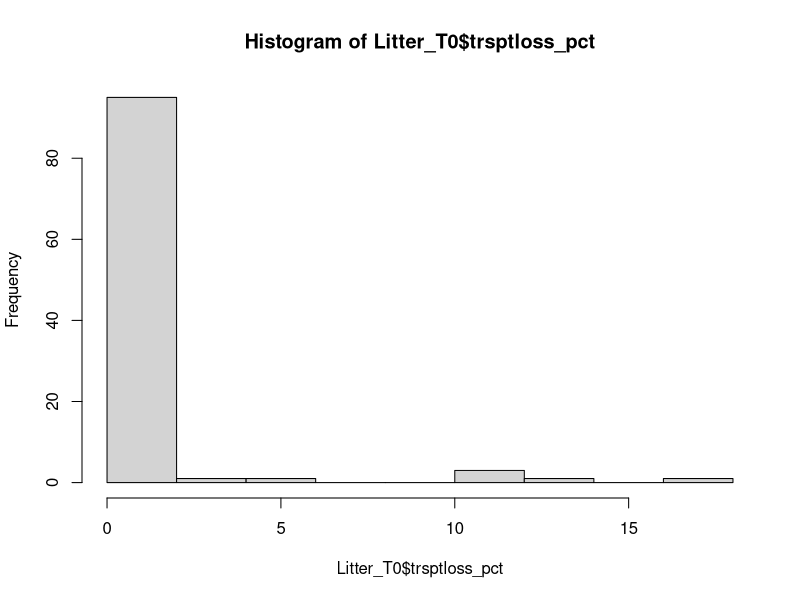
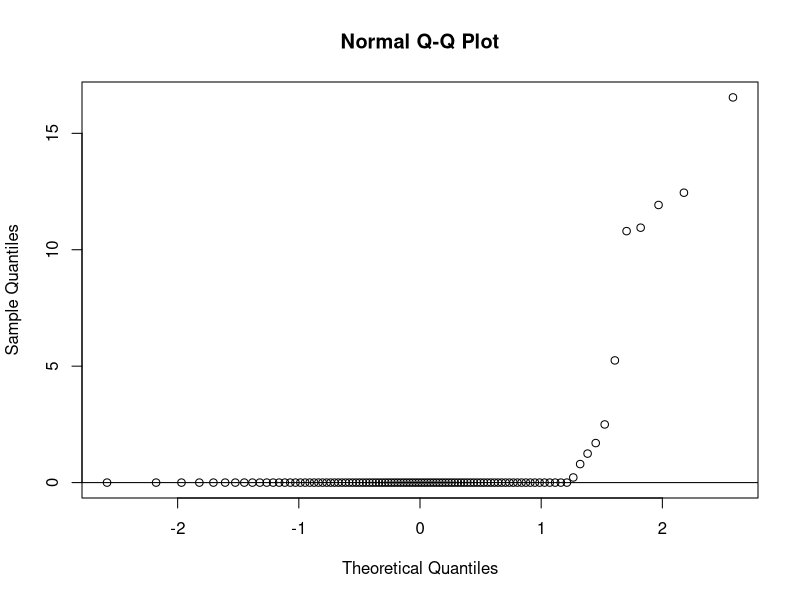

Here is the R script that generated these plots, in order: (Note: this script raises an error after producing the figures.)
## ---- chunk 1
library(tidyverse)
library(here) 
## ---- chunk 2
# note - with "here" and synching with GitHub, you should not need to change the path to your computer
Litter <- read.csv("Litter_2024-08-31.csv", header = TRUE)

## ---- chunk 3
Litter$Species <- factor(Litter$Species)
Litter$Litter_substrate <- factor(Litter$Litter_substrate)
Litter$microsite <- factor(Litter$microsite)
## ---- chunk 4
Litter_T0 <- Litter %>%  # new df that includes only T0 bags, for transport loss calculations
  filter(Month == 0, na.rm = TRUE)

Litter_T0 <- Litter_T0 %>%      # create new variable, transport loss (litter loss in T0 bags, g)
  mutate(trsptloss_g = Initial_mass - Lbag_weight)

Litter_T0 <- Litter_T0 %>%      # create new variable, transport loss (%)
  mutate(trsptloss_pct = trsptloss_g / Initial_mass * 100)
## ---- chunk 5

T0means <- Litter_T0 |>
  group_by(Litter_substrate) |>
  summarize(  N    = sum(!is.na(trsptloss_pct)),
              mean_trsptloss_pct = mean(trsptloss_pct, na.rm=TRUE),
              sd_trsptloss_pct   = sd(trsptloss_pct, na.rm=TRUE),
              se_trsptloss_pct   = sd_trsptloss_pct, na.rm = TRUE / sqrt(N)
  )
print(T0means)  
## ---- chunk 6
hist(Litter_T0$trsptloss_pct)
# check for normality of distribution of transport losses
qqnorm(Litter_T0$trsptloss_pct)
qqline(Litter_T0$trsptloss_pct) # visualize the data - if normal the data should fall fairly closely to the line 

## ---- chunk 7

### HT: Note that percent ash seems very low for time 0 -- these should be double-checked to increase our confidence
Litter <- Litter |>
  mutate(
    sample_mass = Sample_cruc_mass - Crucible_mass,
    ash_mass = Ash_cruc_mass - Crucible_mass,
    pct_ash = (ash_mass/sample_mass)*100
  )
## ---- chunk 8
## HT(202-08-31): I changed the code below so that a new variable is defined ("mean_pct_ash"). This should fix #the problem with the empty columns for sd_pct_ash and se_pct_ash

pct_ash_means <- Litter |>
  group_by(Species, Litter_substrate, Month) |>
  summarise(
      N    = sum(!is.na(pct_ash)),
         mean_pct_ash = mean(pct_ash, na.rm=TRUE),
         sd_pct_ash   = sd(pct_ash, na.rm=TRUE),
         se_pct_ash   = sd_pct_ash / sqrt(N))



## ---- chunk 9
# define new variables for the inital percent ash for grass and shrub litter
grass_initial_pctash <- as.numeric(pct_ash_means[1,4])
shrub_initial_pctash <- as.numeric(pct_ash_means[5,4])
## ---- chunk 10

# calculate ash-free initial and final litter masses
Litter <- Litter |>
  mutate(
    Initial_mass_ash_free = ifelse(Litter_substrate == "Grass", 
                                   Initial_mass * (100 - grass_initial_pctash) / 100, 
                                   ifelse(Litter_substrate == "Shrub", 
                                          Initial_mass * (100 - shrub_initial_pctash) / 100, 
                                          NA)), # use NA for (non-existent) other cases
    Final_mass_ash_free = Lbag_weight * (100 - pct_ash) / 100,
    Pct_mass_remaining_ashfree = Final_mass_ash_free/Initial_mass_ash_free *100
  ) 
## ---- chunk 11

# Define the microsites and colors
microsites_colors <- c("Vegetated_patch" = "blue", "Unvegetated_patch" = "red")

# Define the unique colors for Litter_substrate
litter_colors <- c("Shrub" = "darkgreen", "Grass" = "darkorange2")

# Filter the data for the microsites
filtered_data <- subset(Ash_free_mean, microsite %in% names(microsites_colors))

pd <- position_dodge(0.1) # move error bars .05 to the left and right

# Plot the data
p <- ggplot(filtered_data, aes(x = Month, y = mean_Ash_free_mass_remaining, shape = Litter_substrate, group = interaction(microsite, Litter_substrate))) +
  geom_line(aes(color = Litter_substrate, linetype = microsite), position = pd, linewidth = 1) +  # Increase line size to 1.5
  geom_point(aes(color = Litter_substrate), position = pd, size = 3) +     
  geom_errorbar(aes(ymin = mean_Ash_free_mass_remaining - se_Ash_free_mass_remaining, ymax = mean_Ash_free_mass_remaining + se_Ash_free_mass_remaining, color = Litter_substrate), width = 0.5) +  # Set color aesthetic to Litter_substrate
  scale_color_manual(values = litter_colors) +  # Use defined colors for Litter_substrate
  scale_shape_manual(values = c(15, 16)) +  # Set shapes for Litter_substrate
  scale_linetype_manual(values = c("Vegetated_patch" = "solid", "Unvegetated_patch" = "dotted")) +  # Set linetypes for microsites
  xlab("Time (months)") +
  ylab("Mass Remaining (%)") +
  ggtitle("Vegetated and Unvegetated Patches") +
  theme_bw() +  # Use theme_bw() for a white background
  theme(
    panel.grid = element_blank(),  # Remove grid lines
    legend.title = element_blank(),
    axis.text.x = element_text(hjust = 1, color = "black", size = 11, vjust = 1),
    axis.text.y = element_text(angle = 0, color = "black", size = 11, hjust = 1, vjust = 1)
  ) +
  coord_cartesian(xlim = c(0, 15)) +
  scale_x_continuous(breaks = c(0, 4, 8, 14)) +
  scale_y_continuous(limits = c(30, max(filtered_data$mean_Ash_free_mass_remaining)), breaks = seq(30, max(filtered_data$mean_Ash_free_mass_remaining), by = 10))
